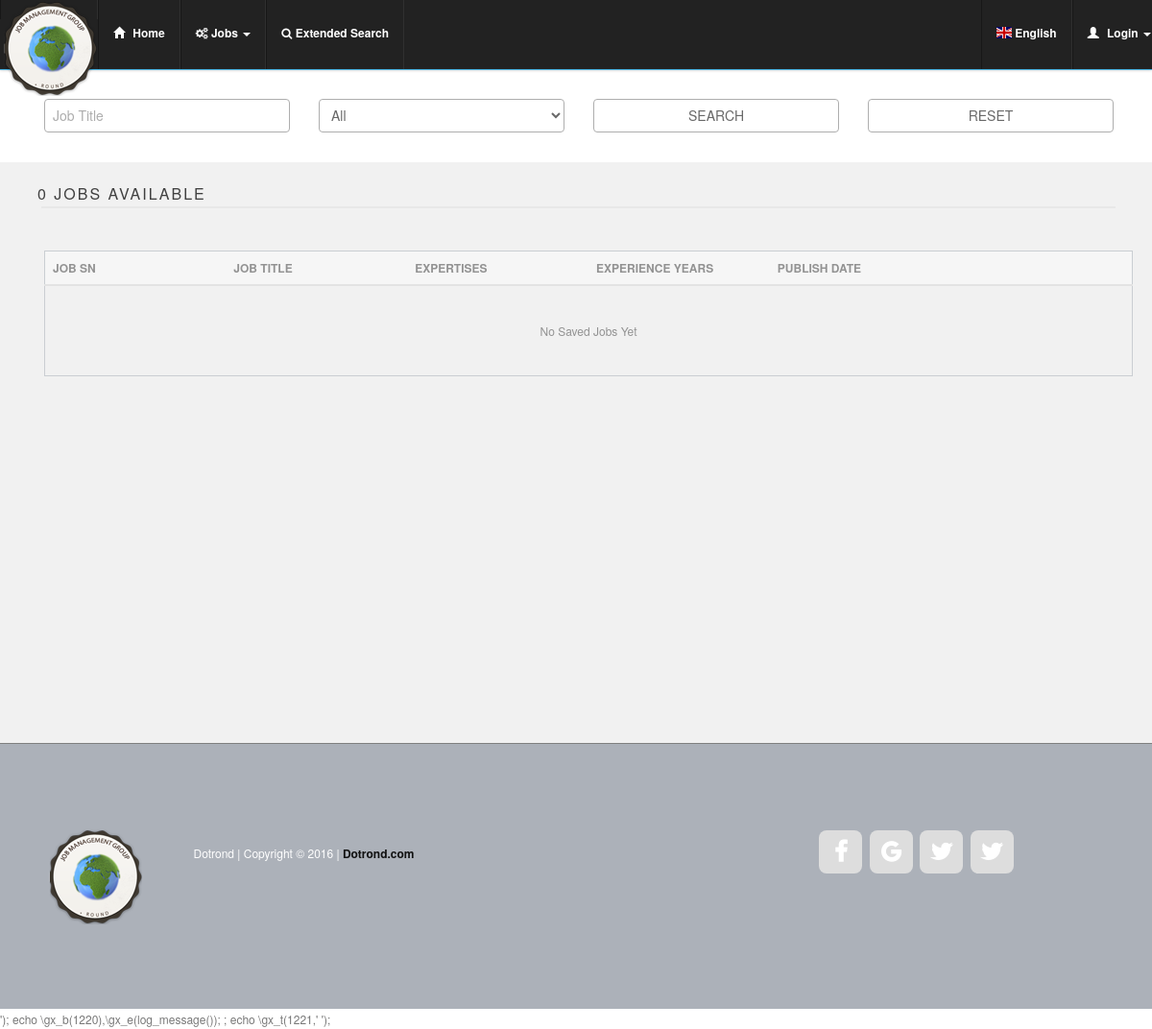
Screenshot of /lst_saved_jobs.php with the database file from the repository.
### tables this page shows
CREATE TABLE IF NOT EXISTS `language_expressions` (
  `id_lang` int(11) NOT NULL AUTO_INCREMENT,
  `en_expressions` varchar(80) DEFAULT NULL,
  `de_expressions` varchar(80) DEFAULT NULL,
  `fr_expressions` varchar(80) DEFAULT NULL,
  `it_expressions` varchar(80) DEFAULT NULL,
  `rs_expressions` varchar(80) DEFAULT NULL,
  `al_expressions` varchar(80) DEFAULT NULL,
  PRIMARY KEY (`id_lang`),
  UNIQUE KEY `id_lang` (`id_lang`)
);

CREATE TABLE IF NOT EXISTS `languages` (
  `id_language` int(11) NOT NULL AUTO_INCREMENT,
  `lang_code` varchar(8) DEFAULT NULL,
  `img_code` varchar(20) DEFAULT NULL,
  `language` varchar(50) DEFAULT NULL,
  PRIMARY KEY (`id_language`),
  UNIQUE KEY `id_language` (`id_language`)
);

CREATE TABLE IF NOT EXISTS `social_fanpages` (
  `id_fanpage` int(11) NOT NULL AUTO_INCREMENT,
  `company_name` varchar(80) DEFAULT NULL,
  `img_icon` varchar(50) DEFAULT NULL,
  `http_direction` mediumtext,
  `active` tinyint(4) DEFAULT '1',
  PRIMARY KEY (`id_fanpage`),
  UNIQUE KEY `id_fanpage` (`id_fanpage`)
);

### admin/construct_pagination.php (called while the page is built, shortened)
<?php
$current = 1;
$start=($current * $_SESSION['epp'] - $_SESSION['epp']);
?>

### lst_saved_jobs.php (the view, shortened to what this page needs)
<?php
require_once('admin/assets/include/functions.php');
$module=basename($_SERVER["SCRIPT_NAME"]);
$filename=basename(__FILE__, '.php');
require_once('admin/assets/include/variables.php');
$total = saved_jobs($_SESSION[$filename]['search_query']);
$title_total_jobs=$total.' Jobs Available';
include('admin/construct_pagination.php');
require_once('admin/assets/css_header_front.php');
?>
<body>
<?php echo include('top_menu.php');?>
<section id="headerbuttons">
      <div class="row">
        <form name="search" action="post_search_results.php" method="POST">
            <div class="col-md-3">
              <input type="text" name="job_title" value="<?php echo $_SESSION[$filename]['job_title'];?>" class="form-control" placeholder="Job Title">
            </div>
            <div class="col-md-3">
                <select id="id_category" name="id_category" class="form-control">
                    <option value=""><?php echo languages($_SESSION['jbms_front']['lang_code'],34); ?></option>
                </select>
            </div>
            <div class="col-md-3">
                <input type="submit" name="name" class="form-control btn-default" value="SEARCH">
            </div>
            <div class="col-md-3">
                <input type="submit" name="reset" class="form-control btn-default" value="RESET">
            </div>
        </form>
  </div>
</section>
<section id="searchresults">
  <div class="row">
    <div class="col-lg-12">
      <h4><?php echo $title_total_jobs;?></h4>
      <div class="divider"></div>
    </div>
  </div>
<div class="container">
  <div class="row">
  <table class="table table-inverse">
    <thead class="thead-inverse">
      <tr class="active">
        <th width="150px">
        <?php echo languages($_SESSION['jbms_front']['lang_code'],39);?>
        </th>
        <th width="150px">
        <?php echo languages($_SESSION['jbms_front']['lang_code'],10);?>
        </th>
        <th width="150px">
        <?php echo languages($_SESSION['jbms_front']['lang_code'],48);?>
        </th>
        <th width="150px">
        <?php echo languages($_SESSION['jbms_front']['lang_code'],43);?>
        </th>
        <th width="150px">
         <?php echo languages($_SESSION['jbms_front']['lang_code'],49);?>
        </th>
        <th width="150px">
        </th>
      </tr>
    </thead>
    <?php $jobs=$dbj->query('SELECT saved_jobs.id_saved_job, job_offers.id_job, job_offers.job_sn, users.name, users.surname, users.email, job_offers.job_title, companies.company_name, companies.company_sn,  job_offers.job_description, job_offers.publish_date, job_offers.closing_date, salary_ranges.salary_range, levels_experience.'.$_SESSION['jbms_front']['lang_code'].'_level_experience AS level_experience, levels_experience.years_experience, levels_education.'.$_SESSION['jbms_front']['lang_code'].'_level_education AS level_education, expertises.'.$_SESSION['jbms_front']['lang_code'].'_expertise_area AS expertise_area, category_expertises.'.$_SESSION['jbms_front']['lang_code'].'_expertise_category AS expertise_category FROM job_offers LEFT JOIN expertises ON job_offers.id_expertise=expertises.id_expertise LEFT JOIN category_expertises ON expertises.id_category=category_expertises.id_cat_expertise LEFT JOIN levels_education ON job_offers.id_level_experience=levels_education.id_level_education LEFT JOIN levels_experience ON job_offers.id_level_experience=levels_experience.id_level_experience LEFT JOIN companies ON job_offers.id_company=companies.id_company LEFT JOIN users ON companies.id_employer=users.id_user LEFT JOIN salary_ranges ON job_offers.id_salary=salary_ranges.id_salary LEFT JOIN saved_jobs ON job_offers.id_job=saved_jobs.id_job WHERE saved_jobs.id_employee="'.$_SESSION['jbms_front']['id_user'].'" '.$_SESSION['lst_saved_jobs']['search_query'].' '.$_SESSION['lst_saved_jobs']['orderby'].' LIMIT '.$start.', '.$_SESSION['epp'].'');
    ?>
    <?php if($jobs->rowCount()>0){
    echo'<tbody>';
    while($row_jobs=$jobs->fetch(PDO::FETCH_ASSOC)){
    $savedjobs=$dbj->query('SELECT id_job, id_employee FROM saved_jobs WHERE id_job="'.$row_jobs['id_job'].'" AND id_employee="'.$_SESSION['jbms_front']['id_user'].'"');
    ?>
    <tr class="td-inverse">
      <td> <?php echo $row_jobs['job_sn'];?></td>
      <td><?php echo $row_jobs['job_title'];?></td>
      <td><?php echo $row_jobs['expertise_category'];?> <?php echo $row_jobs['expertise_area'];?></td>
      <td><?php echo $row_jobs['level_experience'];?> <br/> <?php echo $row_jobs['years_experience'];?> Years</td>
      <td><?php echo date('d-m-Y',strtotime($row_jobs['publish_date']));?></td>
      <td>
        <div class="form-group col-lg-2 text-center">
        <a class="dropdown-toggle btn btn-sm btn-success" data-toggle="dropdown" href="#">Options <i class="fa fa-arrow-down fa-1x"></i></a>
        <ul class="dropdown-menu" role="menu">
          <li><a href="view_job.php?id_job=<?php echo $row_jobs['id_job'];?>"><i class="fa fa-file fa-1x"></i> View</a></li>
          <li><a href="javascript:confirm_revoke('<?php echo $row_jobs['id_job'];?>','<?php echo $row_jobs['job_title'];?>','<?php echo $module;?>')"><i class="fa fa-reply-all fa-1x"></i> Revoke Saved Job</a></li>
        </ul>
        </div>
      </td>
    </tr>
    <?php } }else{ ?>
    <tr>
      <td colspan="6">
        <fieldset class="padding30 text-center">No Saved Jobs Yet</fieldset>
      </td>
    </tr>
    <?php } ?>
  </table>
</div>
</div>
</section>
<?php require_once('admin/footer.php');?>
<?php echo file_get_contents('admin/assets/js_bottom_front.php');?>
</body>
</html>

### top_menu.php (shortened to what this page needs)
   <header id="header">
        <nav id="main-nav" class="navbar navbar-default navbar-fixed-top" role="banner">
        <div class="container-custom-grid">
        <div class="collapse navbar-collapse" id="bs-example-navbar-collapse-1">
            <ul class="nav navbar-nav">
                <li class="overlay"><img src="admin/assets/images/logo/logo.png"></li>
                <li class="<?php echo $_SESSION['menu_home'];?>"><a href="index.php?tabmenu=menuhome"><span class="glyphicon glyphicon-home"></span><?php echo languages($_SESSION['jbms_front']['lang_code'],4);?> </a></li>
                <li class="dropdown <?php echo $_SESSION['menu_jobs'];?>"><a href="#" class="dropdown-toggle" data-toggle="dropdown">
                    <i class="fa fa-gears fa-1x" aria-hidden="true"></i><?php echo languages($_SESSION['jbms_front']['lang_code'],5);?><b class="caret"></b></a>
                </li>
                <li class="<?php echo $_SESSION['menu_search'];?>"><a href="extended_search.php?tabmenu=menusearch"><i class="fa fa-search fa-1x" aria-hidden="true"></i><?php echo languages($_SESSION['jbms_front']['lang_code'],1);?></a></li>
                </ul>
             <?php if(!empty($_SESSION['jbms_front']['admin_level']) && $_SESSION['jbms_front']['admin_level']==3){?>
                <ul class="nav navbar-nav navbar-right">
                <?php $emails=$dbj->query('SELECT DISTINCT emails.id_to, emails.id_from, users.name, users.surname, emails.time_message, emails.object_title, emails.active_employee FROM emails LEFT JOIN users ON emails.id_from=users.id_user WHERE (emails.id_to="'.$_SESSION['jbms_front']['id_user'].'" OR emails.id_from="'.$_SESSION['jbms_front']['id_user'].'") AND ((emails.id_from !="'.$_SESSION['jbms_front']['id_user'].'") OR (emails.id_from=emails.id_to)) AND active_employee="1" GROUP BY emails.id_from ORDER BY emails.time_message DESC LIMIT 5'); ?>
                    <li class="dropdown"><a href="#" class="dropdown-toggle" data-toggle="dropdown">
                        <i class="fa fa-envelope-o fa-1x" aria-hidden="true"></i> Inbox <span class="label label-info"><?php echo $emails->rowCount();?></span>
                        <ul class="dropdown-menu messages12px">
                        <?php
                        if($emails->rowCount()>0){
                        while($row_emails=$emails->fetch(PDO::FETCH_ASSOC)){ ?>
                            <li><a href="view_messages.php?id_user=<?php echo $row_emails['id_from'];?>"><span class="label label-warning"><b><?php echo timetodate($row_emails['time_message']);?></b></span> <span class="label label-info messages12px"><b><b><?php echo $row_emails['name'].' '.$row_emails['surname'];?></b></b></span>
                            <span class="object_title"><?php echo substr($row_emails['object_title'],0,30); ?> ...</span></a></li>
                        <?php } ?>
                            <li class="divider-msg"></li>
                            <li><a href="lst_messages.php" class="text-center"><?php echo languages($_SESSION['jbms_front']['lang_code'],3);?> </a></li>
                            <?php }else{ ?>
                            <li><a  class="text-center"><?php echo languages($_SESSION['jbms_front']['lang_code'],31);?> </a></li>
                        <?php } ?>
                        </ul>
                    </li>
                    <li class="dropdown <?php echo $_SESSION['menu_profile'];?>"><a href="#" class="dropdown-toggle" data-toggle="dropdown"><span
                        class="glyphicon glyphicon-user"></span><?php echo $_SESSION['jbms_front']['name'].' '.$_SESSION['jbms_front']['surname'] ;?><?php echo verify_profile('menu');?><b class="caret"></b></a>
                        <ul class="dropdown-menu">
                            <li><a href="profile.php?tabmenu=profile"><span class="glyphicon glyphicon-user"></span><?php echo languages($_SESSION['jbms_front']['lang_code'],29);?> <?php echo verify_profile('menu');?></a></li>
                            <li><a href="account.php?tabmenu=profile"><span class="glyphicon glyphicon-cog"></span><?php echo languages($_SESSION['jbms_front']['lang_code'],30);?></a></li>
                            <li class="divider-msg"></li>
                            <li><a href="post_logout.php"><span class="glyphicon glyphicon-off"></span><?php echo languages($_SESSION['jbms_front']['lang_code'],32);?> </a></li>
                        </ul>
                    </li>
                </ul>
                <?php }else{ ?>
                           <ul class="nav navbar-nav navbar-right">
                               <li class="dropdown"><a href="#" class="dropdown-toggle" data-toggle="dropdown">
                               <span class="glyphicon glyphicon-user"></span><?php echo languages($_SESSION['jbms_front']['lang_code'],33);?><b class="caret"></b></a>
                             </li>
                           </ul>
                <?php } ?>
                         <ul class="nav navbar-nav navbar-right">
                          <li class="dropdown"><a href="#" class="dropdown-toggle" data-toggle="dropdown">
                          <?php $lang=$dbj->query('SELECT * FROM languages WHERE lang_code="'.$_SESSION['jbms_front']['lang_code'].'"');
                                $row_lang=$lang->fetch(PDO::FETCH_ASSOC);
                          ?>
                           <span class="flag-icon flag-icon-<?php echo $row_lang['lang_code'];?>"></span> <?php echo $row_lang['language'];?>
                                <?php $language=$dbj->query('SELECT * FROM languages WHERE lang_code="'.$_SESSION['jbms_front']['lang_code'].'"');
                                ?>
                                <?php $languages=$dbj->query('SELECT * FROM languages WHERE lang_code!="'.$_SESSION['jbms_front']['lang_code'].'"'); while($row_langs=$languages->fetch(PDO::FETCH_ASSOC)){ ?>
                                        <li><a href="process_lan.php?lang_code=<?php echo $row_langs['lang_code'];?>&id_language=<?php echo $row_langs['id_language'];?>">
                                            <span class="flag-icon <?php echo $row_langs['img_code'];?>"></span>
                                            <?php echo $row_langs['language'];?></a>
                                        </li>
                                <?php } ?>
                       </li>
                    </ul>
            </div>
        </div>
    </nav>
</header>

### admin/assets/include/functions.php (shortened to what this page needs)
<?php
include('connection.php');
function languages($lang=null, $id){
  global $dbj;
  $exp=$dbj->query('SELECT '.$lang.'_expressions AS word FROM language_expressions WHERE id_lang="'.$id.'"');
  $row_exp=$exp->fetch(PDO::FETCH_ASSOC);
  $word =  trim($row_exp['word']);
  $word_val = filter_var($word, FILTER_SANITIZE_STRING, FILTER_FLAG_STRIP_LOW|FILTER_FLAG_STRIP_HIGH);
  echo ' '.$word_val.' ';
}
function saved_jobs($searchkey=null) {
  global $dbj;
  $savedjobs=$dbj->query('SELECT saved_jobs.id_employee FROM job_offers LEFT JOIN expertises ON job_offers.id_expertise=expertises.id_expertise LEFT JOIN category_expertises ON expertises.id_category=category_expertises.id_cat_expertise LEFT JOIN levels_education ON job_offers.id_level_experience=levels_education.id_level_education LEFT JOIN levels_experience ON job_offers.id_level_experience=levels_experience.id_level_experience LEFT JOIN companies ON job_offers.id_company=companies.id_company LEFT JOIN users ON companies.id_employer=users.id_user LEFT JOIN salary_ranges ON job_offers.id_salary=salary_ranges.id_salary LEFT JOIN saved_jobs ON job_offers.id_job=saved_jobs.id_job WHERE saved_jobs.id_employee="'.$_SESSION['jbms_front']['id_user'].'" '.$searchkey.'');
  if(!empty($savedjobs)){
  return $savedjobs->rowCount();
  }
}
?>

### admin/footer.php
<?php $pages=$dbj->query('SELECT social_fanpages.company_name,  social_fanpages.img_icon, social_fanpages.http_direction FROM social_fanpages ORDER BY social_fanpages.http_direction');
?>
<footer class="footer" id="footer">
    <div class="container">
        <div class="row">
            <div class="col-md-1 col-sm-1">
                <div class="footer-logo">
                    <a href="index.html">
                        <img src="images/logo.png" alt="">
                    </a>
                </div>
            </div>
            <div class="col-md-4 col-sm-4">
                <div class="copyright">
                         Dotrond | Copyright &copy; 2016 |
                        <a rel="nofollow" href="#" target="_parent">Dotrond.com</a>
                </div>
            </div>
            <div class="col-md-6 col-sm-6">
                <ul class="social-icons">
                <?php
                    while($row_pages=$pages->fetch(PDO::FETCH_ASSOC)){
                ?>
                <li><a href="<?php echo $row_pages['http_direction'];?>" class="<?php echo  $row_pages['img_icon'];?>" target="_new"></a></li>
                <?php } ?>
                </ul>
            </div>
        </div>
    </div>
</footer>

### rows the page displays
language_expressions: en_expressions "Home"
language_expressions: en_expressions "Jobs"
language_expressions: en_expressions "Extended Search"
language_expressions: en_expressions "Login"
languages: language "English"
language_expressions: id_category "All"
language_expressions: en_expressions "JOB SN"
language_expressions: en_expressions "JOB TITLE"
language_expressions: en_expressions "EXPERTISES"
language_expressions: en_expressions "EXPERIENCE YEARS"
language_expressions: en_expressions "PUBLISH DATE"

### other values shown
$title_total_jobs "0 JOBS AVAILABLE"
file_get_contents('admin/assets/js_bottom_front.php') "'); echo \\gx_b(1220),\\gx_e(log_message()); ; echo \\gx_t(1221,'"
